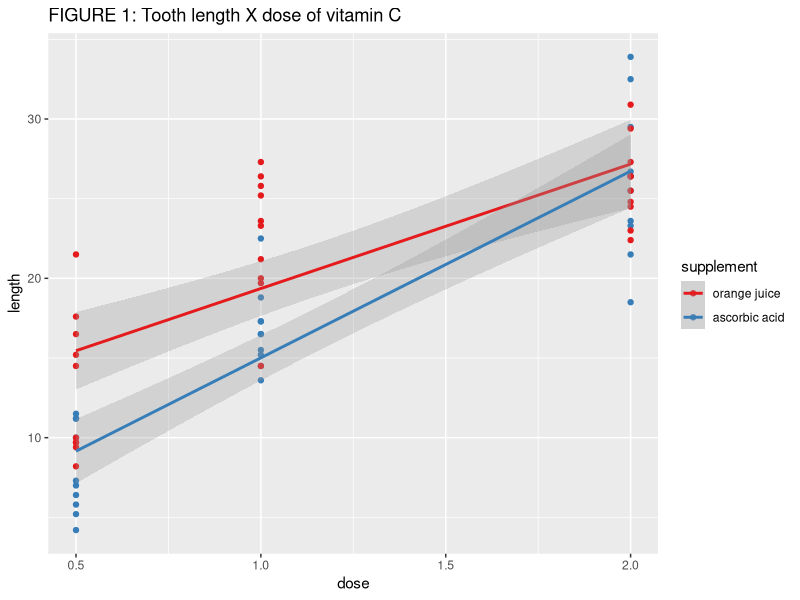
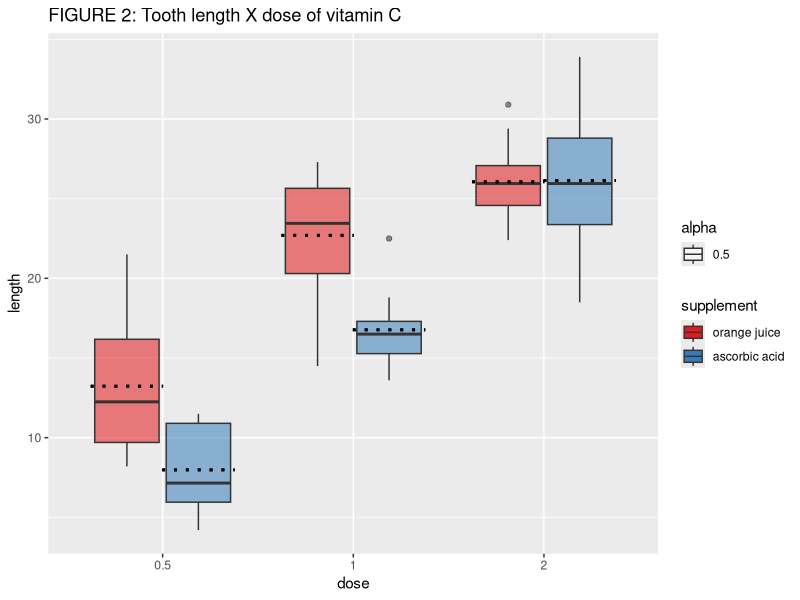
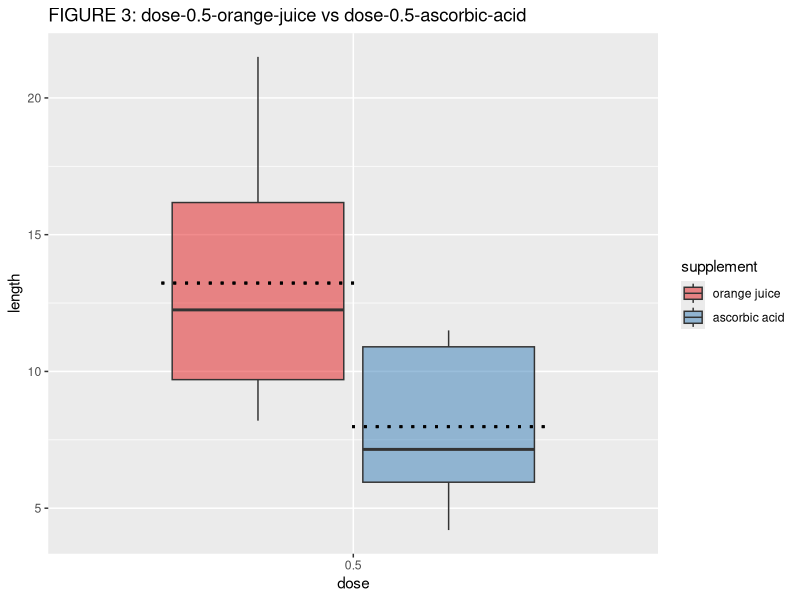
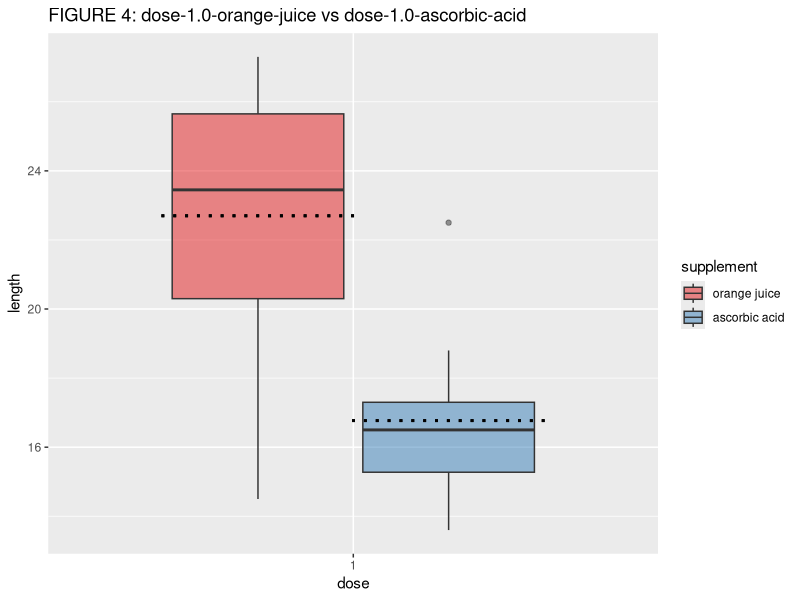
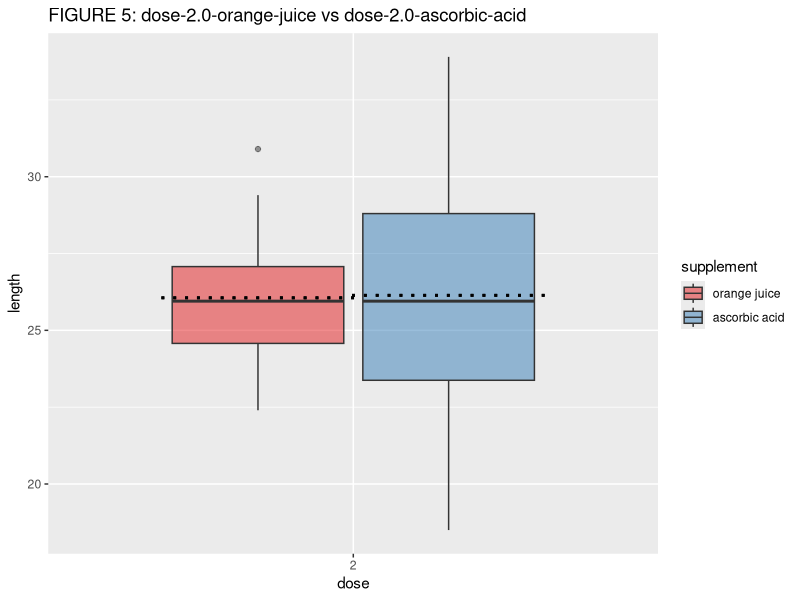
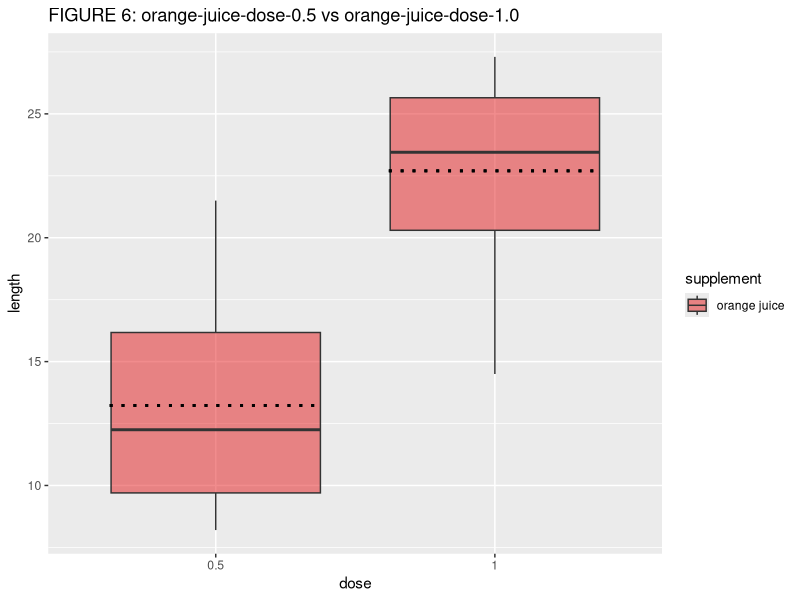
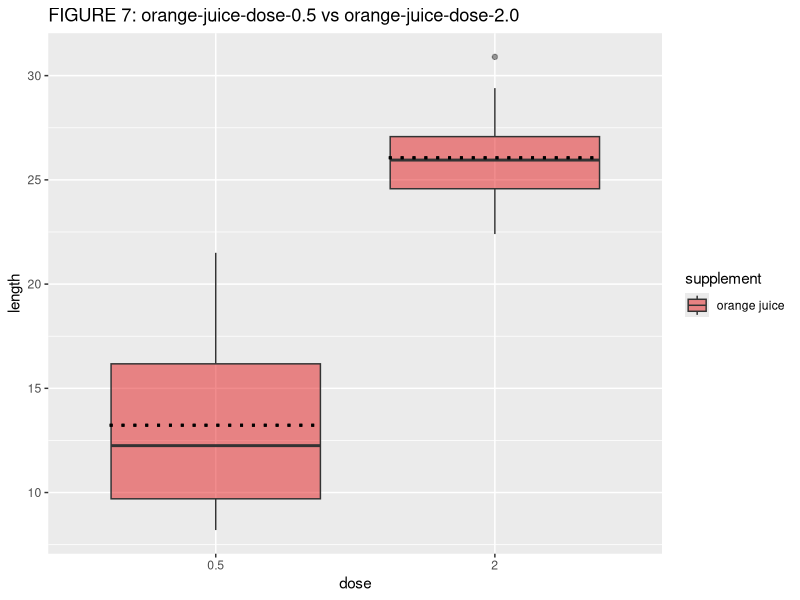
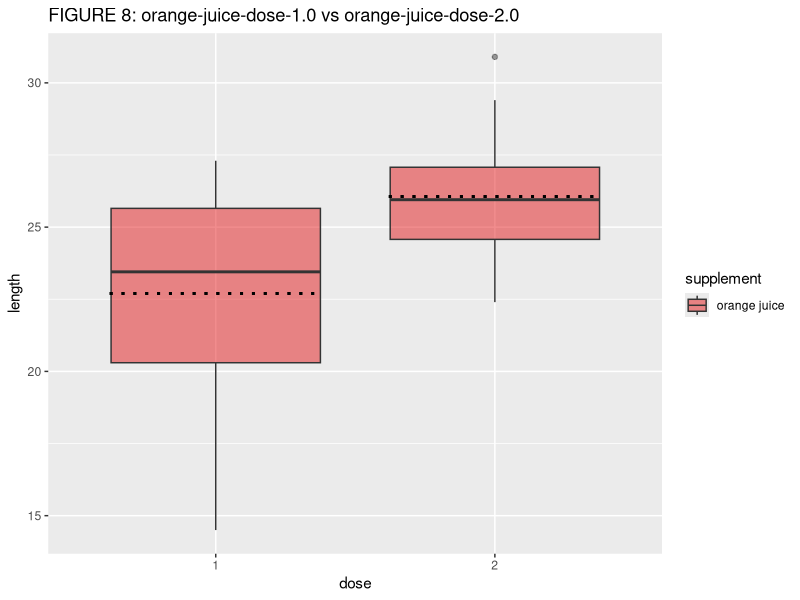

The R script that drew these images, in order:
## ---- chunk 1
knitr::opts_chunk$set(echo = TRUE)
require(datasets)
require(dplyr)
require(ggplot2)
require(reshape2)
require(ggpubr)
require(RColorBrewer)
## ---- chunk 2
str(ToothGrowth)
## ---- chunk 3
head(ToothGrowth)
## ---- chunk 4
ToothGrowth <- rename(ToothGrowth, length = len)
ToothGrowth <- rename(ToothGrowth, supplement = supp)
ToothGrowth$supplement <- recode(ToothGrowth$supplement, OJ = "orange juice", VC = "ascorbic acid")
## ---- chunk 5
ggplot(data = ToothGrowth, aes(x = dose, y = length, col = supplement)) +
     geom_point() +
     scale_color_brewer(palette = "Set1") +
     ggtitle("FIGURE 1: Tooth length X dose of vitamin C") +
     geom_smooth(method = lm, se = TRUE, na.rm = TRUE, alpha = 0.3)
## ---- chunk 6
ToothGrowth$dose <- as.factor(ToothGrowth$dose)
ggplot(data = ToothGrowth, aes(x = dose, y = length, fill = supplement)) +
     geom_boxplot(aes(alpha = 0.5)) +
     scale_fill_brewer(palette = "Set1") +
     stat_summary(fun.y = mean, geom = "errorbar", aes(ymax = ..y.., ymin = ..y.. ), 
                  linetype = "dotted", position = position_dodge(0.75), size = 1, width = .76, color = "black") +
     ggtitle("FIGURE 2: Tooth length X dose of vitamin C")
## ---- chunk 7
dcast(ToothGrowth, dose ~ supplement, value.var = "length", fun.aggregate = mean)
## ---- chunk 8
dcast(ToothGrowth, dose ~ supplement, value.var = "length", fun.aggregate = median)
## ---- chunk 9
dcast(ToothGrowth, dose ~ supplement, value.var = "length", fun.aggregate = sd)
## ---- chunk 10
t.test.05.oj.aa <- t.test(ToothGrowth[ToothGrowth$dose == 0.5 & ToothGrowth$supplement == "orange juice"
                                      ,]$length,
                          ToothGrowth[ToothGrowth$dose == 0.5 & ToothGrowth$supplement == "ascorbic acid"
                                      ,]$length)
t.test.05.oj.aa
## ---- chunk 11
t.test.10.oj.aa <- t.test(ToothGrowth[ToothGrowth$dose == 1 & ToothGrowth$supplement == "orange juice"
                                      ,]$length,
                          ToothGrowth[ToothGrowth$dose == 1 & ToothGrowth$supplement == "ascorbic acid"
                                      ,]$length)
t.test.10.oj.aa
## ---- chunk 12
t.test.20.oj.aa <- t.test(ToothGrowth[ToothGrowth$dose == 2 & ToothGrowth$supplement == "orange juice"
                                      ,]$length,
                          ToothGrowth[ToothGrowth$dose == 2 & ToothGrowth$supplement == "ascorbic acid"
                                      ,]$length)
t.test.20.oj.aa
## ---- chunk 13
t.test.oj.05.10 <- t.test(ToothGrowth[ToothGrowth$dose == 0.5 & ToothGrowth$supplement == "orange juice"
                                      ,]$length,
                          ToothGrowth[ToothGrowth$dose == 1 & ToothGrowth$supplement == "orange juice"
                                      ,]$length)
t.test.oj.05.10
## ---- chunk 14
t.test.oj.05.20 <- t.test(ToothGrowth[ToothGrowth$dose == 0.5 & ToothGrowth$supplement == "orange juice"
                                      ,]$length,
                          ToothGrowth[ToothGrowth$dose == 2 & ToothGrowth$supplement == "orange juice"
                                      ,]$length)
t.test.oj.05.20
## ---- chunk 15
t.test.oj.10.20 <- t.test(ToothGrowth[ToothGrowth$dose == 1 & ToothGrowth$supplement == "orange juice"
                                      ,]$length,
                          ToothGrowth[ToothGrowth$dose == 2 & ToothGrowth$supplement == "orange juice"
                                      ,]$length)
t.test.oj.10.20
## ---- chunk 16
t.test.aa.05.10 <- t.test(ToothGrowth[ToothGrowth$dose == 0.5 & ToothGrowth$supplement == "ascorbic acid"
                                      ,]$length,
                          ToothGrowth[ToothGrowth$dose == 1 & ToothGrowth$supplement == "ascorbic acid"
                                      ,]$length)
t.test.aa.05.10
## ---- chunk 17
t.test.aa.05.20 <- t.test(ToothGrowth[ToothGrowth$dose == 0.5 & ToothGrowth$supplement == "ascorbic acid"
                                      ,]$length,
                          ToothGrowth[ToothGrowth$dose == 2 & ToothGrowth$supplement == "ascorbic acid"
                                      ,]$length)
t.test.aa.05.20
## ---- chunk 18
t.test.aa.10.20 <- t.test(ToothGrowth[ToothGrowth$dose == 1 & ToothGrowth$supplement == "ascorbic acid"
                                      ,]$length,
                          ToothGrowth[ToothGrowth$dose == 2 & ToothGrowth$supplement == "ascorbic acid"
                                      ,]$length)
t.test.aa.10.20
## ---- chunk 19
pvalues <- c(t.test.05.oj.aa$p.value, t.test.10.oj.aa$p.value, t.test.20.oj.aa$p.value, t.test.oj.05.10$p.value, t.test.oj.05.20$p.value, t.test.oj.10.20$p.value, t.test.aa.05.10$p.value, t.test.aa.05.20$p.value, t.test.aa.10.20$p.value)
padjust <- p.adjust(pvalues, method = "BH")
## ---- chunk 20
ggplot(data = ToothGrowth[ToothGrowth$dose == 0.5,], aes(x = dose, y = length, fill = supplement)) +
     geom_boxplot(alpha = 0.5) +
     scale_fill_brewer(palette = "Set1") +
     stat_summary(fun.y = mean, geom = "errorbar", aes(ymax = ..y.., ymin = ..y.. ), 
                  linetype = "dotted", position = position_dodge(0.75), size = 1, width = .76, color = "black") +
     ggtitle("FIGURE 3: dose-0.5-orange-juice vs dose-0.5-ascorbic-acid")
## ---- chunk 21
ggplot(data = ToothGrowth[ToothGrowth$dose == 1,], aes(x = dose, y = length, fill = supplement)) +
     geom_boxplot(alpha = 0.5) +
     scale_fill_brewer(palette = "Set1") +
     stat_summary(fun.y = mean, geom = "errorbar", aes(ymax = ..y.., ymin = ..y.. ), 
                  linetype = "dotted", position = position_dodge(0.75), size = 1, width = .76, color = "black") +
     ggtitle("FIGURE 4: dose-1.0-orange-juice vs dose-1.0-ascorbic-acid")
## ---- chunk 22
ggplot(data = ToothGrowth[ToothGrowth$dose == 2,], aes(x = dose, y = length, fill = supplement)) +
     geom_boxplot(alpha = 0.5) +
     scale_fill_brewer(palette = "Set1") +
     stat_summary(fun.y = mean, geom = "errorbar", aes(ymax = ..y.., ymin = ..y.. ), 
                  linetype = "dotted", position = position_dodge(0.75), size = 1, width = .76, color = "black") +
     ggtitle("FIGURE 5: dose-2.0-orange-juice vs dose-2.0-ascorbic-acid")
## ---- chunk 23
ggplot(data = ToothGrowth[(ToothGrowth$dose == 0.5 | ToothGrowth$dose == 1.0) & 
                               ToothGrowth$supplement == "orange juice",], 
       aes(x = dose, y = length, fill = supplement)) +
     geom_boxplot(alpha = 0.5) +
     scale_fill_brewer(palette = "Set1") +
     stat_summary(fun.y = mean, geom = "errorbar", aes(ymax = ..y.., ymin = ..y.. ), 
                  linetype = "dotted", position = position_dodge(0.75), size = 1, width = .76, color = "black") +
     ggtitle("FIGURE 6: orange-juice-dose-0.5 vs orange-juice-dose-1.0")
## ---- chunk 24
ggplot(data = ToothGrowth[(ToothGrowth$dose == 0.5 | ToothGrowth$dose == 2.0) & 
                               ToothGrowth$supplement == "orange juice",], 
       aes(x = dose, y = length, fill = supplement)) +
     geom_boxplot(alpha = 0.5) +
     scale_fill_brewer(palette = "Set1") +
     stat_summary(fun.y = mean, geom = "errorbar", aes(ymax = ..y.., ymin = ..y.. ), 
                  linetype = "dotted", position = position_dodge(0.75), size = 1, width = .76, color = "black") +
     ggtitle("FIGURE 7: orange-juice-dose-0.5 vs orange-juice-dose-2.0")
## ---- chunk 25
ggplot(data = ToothGrowth[(ToothGrowth$dose == 1.0 | ToothGrowth$dose == 2.0) & 
                               ToothGrowth$supplement == "orange juice",], 
       aes(x = dose, y = length, fill = supplement)) +
     geom_boxplot(alpha = 0.5) +
     scale_fill_brewer(palette = "Set1") +
     stat_summary(fun.y = mean, geom = "errorbar", aes(ymax = ..y.., ymin = ..y.. ), 
                  linetype = "dotted", position = position_dodge(0.75), size = 1, width = .76, color = "black") +
     ggtitle("FIGURE 8: orange-juice-dose-1.0 vs orange-juice-dose-2.0")
## ---- chunk 26
ggplot(data = ToothGrowth[(ToothGrowth$dose == 0.5 | ToothGrowth$dose == 1.0) & 
                               ToothGrowth$supplement == "ascorbic acid",], 
       aes(x = dose, y = length, fill = supplement)) +
     geom_boxplot(alpha = 0.5) +
     scale_fill_brewer(palette = "Set1") +
     stat_summary(fun.y = mean, geom = "errorbar", aes(ymax = ..y.., ymin = ..y.. ), 
                  linetype = "dotted", position = position_dodge(0.75), size = 1, width = .76, color = "black") +
     ggtitle("FIGURE 9: ascorbic-acid-dose-0.5 vs ascorbic-acid-dose-1.0")
## ---- chunk 27
ggplot(data = ToothGrowth[(ToothGrowth$dose == 0.5 | ToothGrowth$dose == 2.0) & 
                               ToothGrowth$supplement == "ascorbic acid",], 
       aes(x = dose, y = length, fill = supplement)) +
     geom_boxplot(alpha = 0.5) +
     scale_fill_brewer(palette = "Set1") +
     stat_summary(fun.y = mean, geom = "errorbar", aes(ymax = ..y.., ymin = ..y.. ), 
                  linetype = "dotted", position = position_dodge(0.75), size = 1, width = .76, color = "black") +
     ggtitle("FIGURE 10: ascorbic-acid-dose-0.5 vs ascorbic-acid-dose-2.0")
## ---- chunk 28
ggplot(data = ToothGrowth[(ToothGrowth$dose == 1 | ToothGrowth$dose == 2) & 
                               ToothGrowth$supplement == "ascorbic acid",], 
       aes(x = dose, y = length, fill = supplement)) +
     geom_boxplot(alpha = 0.5) +
     scale_fill_brewer(palette = "Set1") +
     stat_summary(fun.y = mean, geom = "errorbar", aes(ymax = ..y.., ymin = ..y.. ), 
                  linetype = "dotted", position = position_dodge(0.75), size = 1, width = .76, color = "black") +
     ggtitle("FIGURE 9: ascorbic-acid-dose-1.0 vs ascorbic-acid-dose-2.0")
